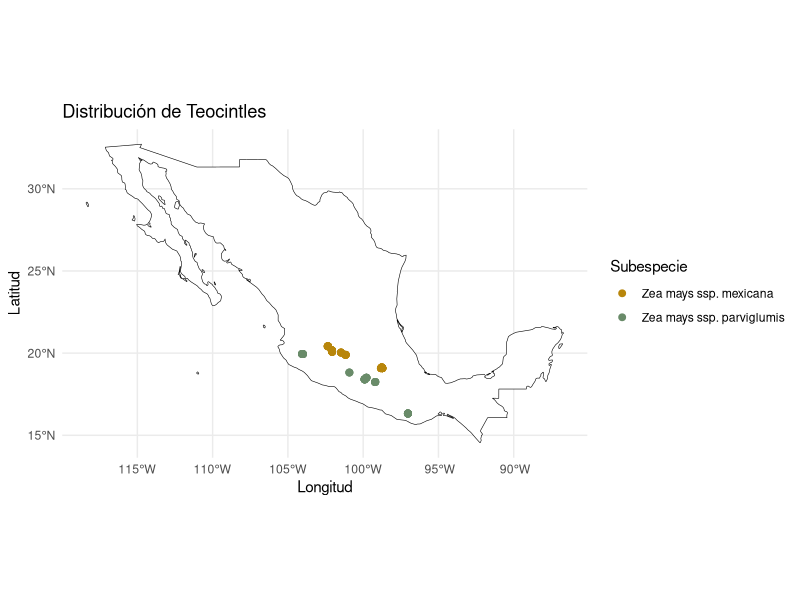

Write R code to recreate this figure.
## ---- chunk 1
knitr::opts_chunk$set(echo = TRUE)
library(knitr)
library(kableExtra)
library(tidyr)
library(dplyr)
library(tidyverse)
setwd(dirname(rstudioapi::getActiveDocumentContext()$path))
## ---- chunk 2
#system('mkdir ./meta')
#system('mkdir ./subset')
## ---- chunk 3
genotipos <-read.delim("./meta/metadata_385_taxa_Rojas_etal_2019.txt", sep = "\t")

accesiones <- read.delim( "./meta/Samples_and_Accessions.csv", sep = "\t", skip = 7)

kable(head(genotipos, 3), align = "c") %>%
  kable_styling(full_width = FALSE)

kable(head(accesiones, 3), align = "c") %>%
  kable_styling(full_width = FALSE)

## ---- chunk 4
#Usar un comando de bash en R
#system("bcftools query -l ../../data/Zea_mays.AGPv4.2x_0.8_0.01.NewID.Rojas2019.recode.vcf > ./meta/genotypes_vcf.txt") #3.2 Gb file size

#Cargar el set de datos extraído del archivo VCF y asignar nombres a las columnas
IDs<- read.delim("./meta/genotypes_vcf.txt", sep = "_", header = FALSE)
colnames(IDs) <- c("Genotipo", "Accesion_ID")

kable(head(IDs, 5), align = "c") %>% 
  kable_styling(full_width = FALSE)


## ---- chunk 5
#Extraer la información contenida en la columna de Accesion_ID
extract <- IDs %>% separate(Accesion_ID,
                       into = c("Raza", "Cultivar", "Anio_colecta"),
                       sep = c(2,4,8))
#Merge our new information 
IDs<- merge(IDs, extract, by = "Genotipo")
kable(head(IDs, 5), align = "c") %>% 
  kable_styling(full_width = FALSE)

## ---- chunk 6
teocintles <- IDs[IDs$Cultivar %in% c("Tp", "Tm"),]

kable(head(teocintles, 5), align = "c") %>% 
  kable_styling(full_width = FALSE)
## ---- chunk 7
#Note that the `echo = FALSE` parameter was added to the code chunk to prevent printing of the R code that generated the plot.
# Your data
df <- data.frame(
  Abreviatura = c("Tm","Tp","Bo", "Ch", "Ms", "Pp", "Tb", "Va", "Zm", "Hn"),
  `Nombre en extenso` = c("Zea mays ssp. mexicana","Zea mays ssp. parviglumis","Bonito", "Chalqueno", "Mushito", "Pepitilla", "Tabloncillo", "Vandeno", "Zamorano", "Hibrido")
)

# Print centered table
kable(df, align = "c") %>%
  kable_styling(full_width = FALSE)
## ---- chunk 8
teocintles$Subespecie <- teocintles$Cultivar

#Sustituir los valores
#Recode la columna Extenso
teocintles$Subespecie <- recode(teocintles$Subespecie, 
                                Tp = "Zea mays ssp. parviglumis", Tm = "Zea mays ssp. mexicana")


## ---- chunk 9

teocintles_subset <- read.delim("./meta/teosintes_subset.txt", header = FALSE, sep = "_")
colnames(teocintles_subset) <- c("Genotipo", "Accession_ID")
teocintles_slice <- teocintles[teocintles$Genotipo %in% teocintles_subset$Genotipo,]

kable(head(teocintles_slice,5), align = "c") %>%
  kable_styling(full_width = FALSE)

## ---- chunk 10
teocintles_meta <- merge(teocintles_slice, accesiones, by = "Accesion_ID", all.x = TRUE)
kable(head(teocintles_meta,5), align = "c") %>% 
  kable_styling(full_width = FALSE)

write.table(teocintles_meta, "./meta/teocintles_subset_metadata.txt",
            sep = "\t", row.names = FALSE, quote = FALSE)
## ---- chunk 11
#install.packages(c("ggplot2", "sf", "rnaturalearth", "rnaturalearthdata"))

## ---- chunk 12
library(ggplot2)
library(sf)
library(rnaturalearth)
library(rnaturalearthdata)
## ---- chunk 13
# Cargar mapa de México
mexico <- ne_countries(scale = "medium", country = "Mexico", returnclass = "sf") #Mapa base
## ---- chunk 14
# Generar un tabla con las coordenadas
datos <- teocintles_meta[, c("Genotipo", "Subespecie", "Longitude","Latitude")]

## ---- chunk 15
puntos <- st_as_sf(datos, coords = c("Longitude", "Latitude"), crs = 4326)

#pallete
palette.ps <- c("#B8860B", "#698B69")

# ---- Graficar ----
ggplot(data = mexico) +
  geom_sf(fill = "white", color = "black") +                       
  geom_sf(data = puntos, aes(color = Subespecie), size = 2) +      
  scale_color_manual(values = palette.ps) +                      
  theme_minimal() +
  labs(title = "Distribución de Teocintles",
       x = "Longitud", y = "Latitud", color = "Subespecie")
